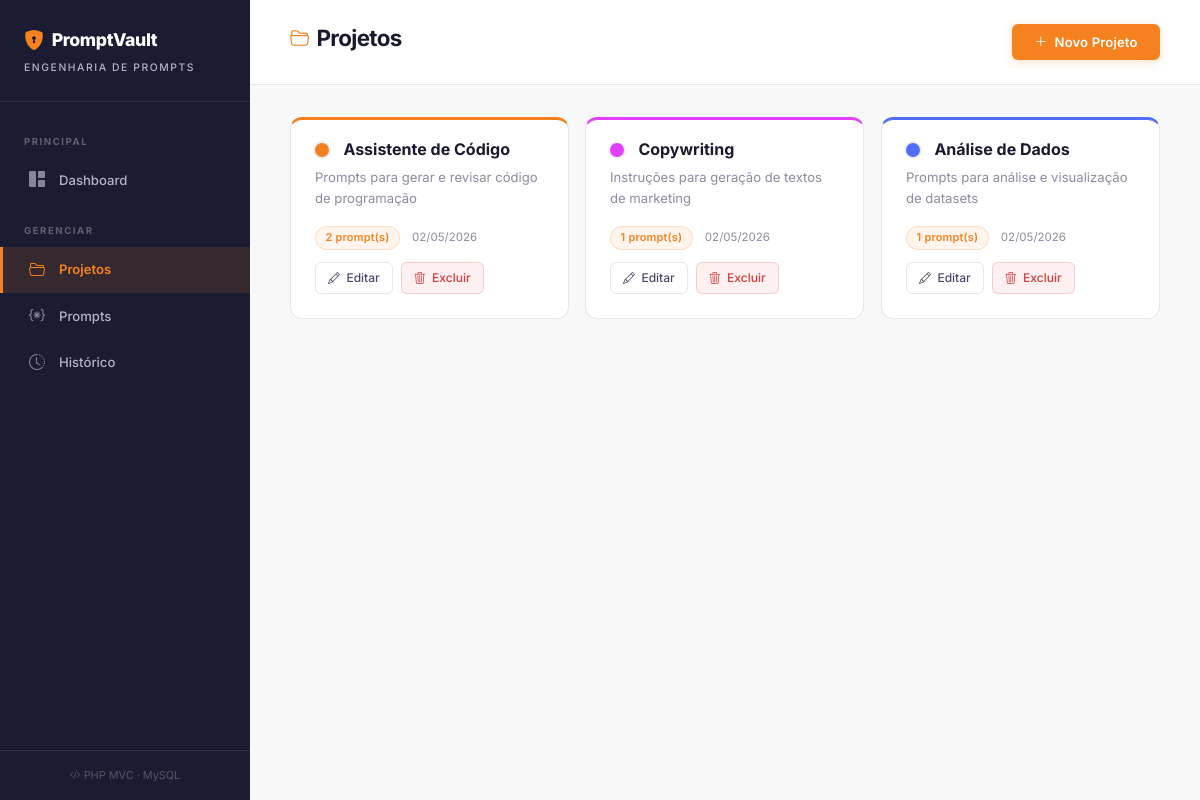
The page /index.php?url=projetos on the database its author committed.
### tables this page shows
CREATE TABLE IF NOT EXISTS projetos (
    id INT AUTO_INCREMENT PRIMARY KEY,
    nome VARCHAR(150) NOT NULL,
    descricao TEXT,
    cor VARCHAR(7) DEFAULT '#f48120',
    criado_em DATETIME DEFAULT CURRENT_TIMESTAMP,
    atualizado_em DATETIME DEFAULT CURRENT_TIMESTAMP ON UPDATE CURRENT_TIMESTAMP
);

### app/controllers/ProjetosController.php (called while the page is built, shortened)
<?php
class ProjetosController extends BaseController
{
    private Projeto $model;
    public function __construct()
    {
        $this->model = new Projeto();
    }
    public function index(): void
    {
        $data = [
            'pageTitle' => 'Projetos',
            'projetos'  => $this->model->findAllWithCount(),
            'flash'     => $this->getFlash(),
        ];
        $this->view('projetos/index', $data);
    }
}

### app/models/BaseModel.php (called while the page is built, shortened)
<?php
class BaseModel
{
    public function __construct()
    {
        $this->db = getConnection();
    }
}

### config/db.php (called while the page is built, shortened)
<?php
function getConnection(): PDO
{
    $dsn = "mysql:host=" . DB_HOST . ";dbname=" . DB_NAME . ";charset=" . DB_CHARSET;
    $options = [
        PDO::ATTR_ERRMODE            => PDO::ERRMODE_EXCEPTION,
        PDO::ATTR_DEFAULT_FETCH_MODE => PDO::FETCH_ASSOC,
        PDO::ATTR_EMULATE_PREPARES   => false,
    ];
    try {
        return new PDO($dsn, DB_USER, DB_PASS, $options);
    } catch (PDOException $e) {
        die('<div style="background:#1a1a2e;color:#ff6b6b;padding:2rem;font-family:monospace;border-radius:12px;margin:2rem;">
            <h2>⚠️ Erro de Conexão com o Banco de Dados</h2>
            <p>' . $e->getMessage() . '</p>
            <p style="color:#aaa;">Verifique se o MySQL está rodando e se o banco <code>cofre_prompts</code> foi criado.</p>
        </div>');
    }
}

### app/models/Projeto.php (called while the page is built, shortened)
<?php
class Projeto extends BaseModel
{
    public function findAllWithCount(): array
    {
        $sql = "SELECT p.*, COUNT(pr.id) as total_prompts
                FROM projetos p
                LEFT JOIN prompts pr ON p.id = pr.projeto_id
                GROUP BY p.id
                ORDER BY p.criado_em DESC";
        $stmt = $this->db->query($sql);
        return $stmt->fetchAll();
    }
}

### app/views/projetos/index.php (the view)
<?php require_once 'app/views/layout/header.php'; ?>
<div class="top-bar">
    <h1><i class="bi bi-folder2-open"></i> Projetos</h1>
    <a href="<?= BASE_URL ?>index.php?url=projetos/criar" class="btn-cf"><i class="bi bi-plus-lg"></i> Novo Projeto</a>
</div>
<div class="content-wrap">
<?php if (empty($projetos)): ?>
    <div class="empty-state">
        <div class="icon">📁</div>
        <p>Nenhum projeto encontrado. Crie o primeiro!</p>
    </div>
<?php else: ?>
<div class="row g-3">
    <?php foreach ($projetos as $i => $p): ?>
    <div class="col-md-4 fade-in fade-in-delay-<?= min($i + 1, 3) ?>">
        <div class="cf-card project-card" style="border-top-color: <?= htmlspecialchars($p['cor']) ?>;">
            <div class="d-flex align-items-center gap-2 mb-2">
                <span class="color-dot" style="background: <?= htmlspecialchars($p['cor']) ?>; width: 14px; height: 14px;"></span>
                <h6 class="mb-0" style="font-weight: 700;"><?= htmlspecialchars($p['nome']) ?></h6>
            </div>
            <p style="color: var(--text-muted); font-size: 0.82rem; min-height: 40px;">
                <?= htmlspecialchars(mb_strimwidth($p['descricao'] ?? 'Sem descrição', 0, 100, '...')) ?>
            </p>
            <div style="margin-bottom: 0.75rem;">
                <span class="badge-cf badge-version"><?= $p['total_prompts'] ?> prompt(s)</span>
                <span style="color: var(--text-muted); font-size: 0.72rem; margin-left: 0.5rem;">
                    <?= date('d/m/Y', strtotime($p['criado_em'])) ?>
                </span>
            </div>
            <div class="d-flex gap-2">
                <a href="<?= BASE_URL ?>index.php?url=projetos/editar/<?= $p['id'] ?>" class="btn-outline btn-sm"><i class="bi bi-pencil"></i> Editar</a>
                <a href="<?= BASE_URL ?>index.php?url=projetos/deletar/<?= $p['id'] ?>" class="btn-danger btn-sm" data-confirm="Excluir o projeto '<?= htmlspecialchars($p['nome']) ?>' e todos os seus prompts?">
                    <i class="bi bi-trash3"></i> Excluir
                </a>
            </div>
        </div>
    </div>
    <?php endforeach; ?>
</div>
<?php endif; ?>
</div>
<?php require_once 'app/views/layout/footer.php'; ?>

### public/css/style.css (style rules this page uses)
:root { --bg-page: #f8f8f8; --bg-sidebar: #1b1b32; --bg-sidebar-hover: rgba(255,255,255,0.06); --bg-sidebar-active: rgba(246,130,31,0.12); --bg-card: #ffffff; --bg-input: #ffffff; --bg-code: #f4f4f4; --bg-topbar: #ffffff; --cf-orange: #f6821f; --cf-orange-hover: #e0740f; --cf-orange-light: rgba(246,130,31,0.08); --cf-orange-glow: rgba(246,130,31,0.18); --cf-red: #d63d3d; --cf-red-light: rgba(214,61,61,0.08); --cf-green: #1ea672; --cf-green-light: rgba(30,166,114,0.08); --cf-blue: #4693e4; --cf-blue-light: rgba(70,147,228,0.08); --cf-purple: #9b6dff; --cf-purple-light: rgba(155,109,255,0.10); --text-primary: #1a1a2e; --text-secondary: #4a4a68; --text-muted: #8b8ba3; --text-white: #ffffff; --text-sidebar: #b3b3cc; --text-sidebar-active: #f6821f; --border-color: #e6e6eb; --border-light: #f0f0f5; --border-focus: #f6821f; --shadow-sm: 0 1px 3px rgba(0,0,0,0.06); --shadow-md: 0 4px 12px rgba(0,0,0,0.08); --shadow-lg: 0 8px 30px rgba(0,0,0,0.10); --shadow-card-hover: 0 8px 24px rgba(0,0,0,0.12); --shadow-btn: 0 2px 8px rgba(246,130,31,0.25); --shadow-btn-hover: 0 4px 16px rgba(246,130,31,0.35); --radius: 8px; --radius-sm: 6px; --radius-lg: 12px; --radius-pill: 100px; --transition: all 0.25s cubic-bezier(0.4,0,0.2,1); --transition-fast: all 0.15s ease; }
*, *::before, *::after { margin: 0; padding: 0; box-sizing: border-box; }
body { font-family: 'Inter', -apple-system, BlinkMacSystemFont, 'Segoe UI', Roboto, sans-serif; background-color: var(--bg-page); color: var(--text-primary); min-height: 100vh; overflow-x: hidden; -webkit-font-smoothing: antialiased; -moz-osx-font-smoothing: grayscale; font-size: 14px; line-height: 1.6; }
.top-bar { display: flex; justify-content: space-between; align-items: center; padding: 1.5rem 2.5rem; background: var(--bg-topbar); border-bottom: 1px solid var(--border-color); position: sticky; top: 0; z-index: 100; }
.top-bar h1 { font-size: 1.4rem; font-weight: 700; color: var(--text-primary); letter-spacing: -0.03em; display: flex; align-items: center; gap: 0.5rem; }
.top-bar h1 i { color: var(--cf-orange); font-size: 1.2rem; }
.content-wrap { padding: 2rem 2.5rem; }
.btn-cf { background: var(--cf-orange); color: var(--text-white); border: none; padding: 0.55rem 1.4rem; border-radius: var(--radius-sm); font-weight: 600; font-size: 0.82rem; cursor: pointer; transition: var(--transition); text-decoration: none; display: inline-flex; align-items: center; gap: 0.45rem; box-shadow: var(--shadow-btn); letter-spacing: 0.01em; line-height: 1.4; white-space: nowrap; }
.btn-outline { background: transparent; color: var(--text-secondary); border: 1px solid var(--border-color); padding: 0.5rem 1.2rem; border-radius: var(--radius-sm); font-weight: 500; font-size: 0.8rem; cursor: pointer; transition: var(--transition); text-decoration: none; display: inline-flex; align-items: center; gap: 0.4rem; white-space: nowrap; }
.btn-danger { background: var(--cf-red-light); color: var(--cf-red); border: 1px solid rgba(214,61,61,0.2); padding: 0.5rem 1.2rem; border-radius: var(--radius-sm); font-weight: 500; font-size: 0.8rem; cursor: pointer; transition: var(--transition); text-decoration: none; display: inline-flex; align-items: center; gap: 0.4rem; }
.btn-sm { padding: 0.35rem 0.75rem; font-size: 0.75rem; }
.cf-card { background: var(--bg-card); border: 1px solid var(--border-color); border-radius: var(--radius-lg); padding: 1.5rem; transition: var(--transition); position: relative; }
.badge-cf { display: inline-block; padding: 0.2rem 0.6rem; border-radius: var(--radius-pill); font-size: 0.68rem; font-weight: 600; letter-spacing: 0.02em; line-height: 1.4; }
.badge-version { background: var(--cf-orange-light); color: var(--cf-orange); border: 1px solid rgba(246,130,31,0.2); }
.color-dot { display: inline-block; width: 10px; height: 10px; border-radius: 50%; margin-right: 0.4rem; box-shadow: 0 0 0 2px rgba(0,0,0,0.06); }
.fade-in { animation: fadeInScale 0.4s ease forwards; }
.fade-in-delay-1 { animation-delay: 0.08s; opacity: 0; }
.fade-in-delay-2 { animation-delay: 0.16s; opacity: 0; }
.fade-in-delay-3 { animation-delay: 0.24s; opacity: 0; }
.cf-card.project-card { border-top: 3px solid var(--cf-orange); padding-top: 1.25rem; }

### rows shown on the page
projetos: nome "Assistente de Código", descricao "Prompts para gerar e revisar código de programação", total_prompts "2", criado_em "02/05/2026"
projetos: nome "Copywriting", descricao "Instruções para geração de textos de marketing", total_prompts "1", criado_em "02/05/2026"
projetos: nome "Análise de Dados", descricao "Prompts para análise e visualização de datasets", total_prompts "1", criado_em "02/05/2026"
